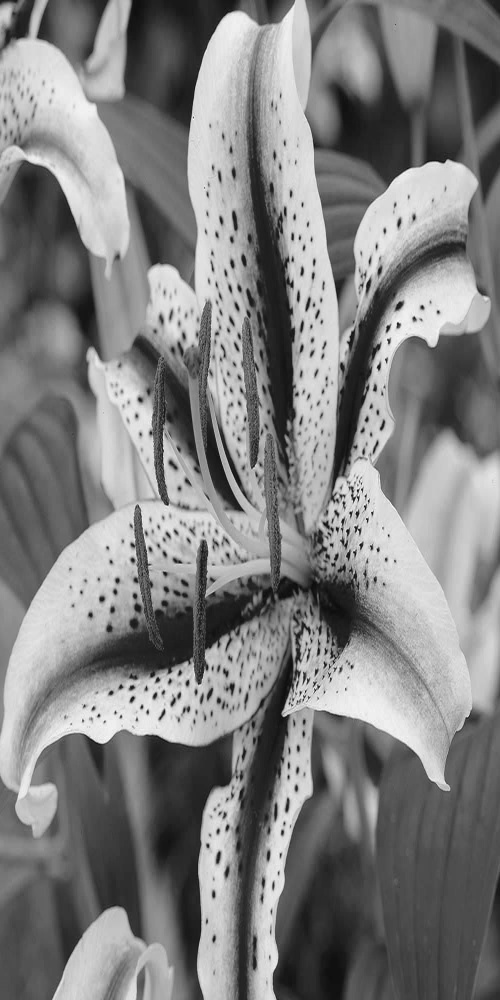
#> input picture Processamento de Imagens/Teste 3 - Largura diminuida para 500px.jpg, 500 x 1000 px
$ python trabalhoga.py
#> lines starting #> are read from the running program, lines starting #| are printed output that depends on the picture
import cv2
import numpy as np
# from PIL import Image
from matplotlib import pyplot as plt
from os import system
import os.path

def carregaImagem():
    system('cls')
    print("|         Escolha sua imagem         |")
    caminhoImg = input("Digite o caminho do arquivo ou o nome: ")
#> the answer given: Teste 3 - Largura diminuida para 500px.jpg


    while os.path.exists(caminhoImg) == False:
        system('cls')
        print("|         Escolha sua imagem         |")
        caminhoImg = input("Arquivo inválido, tente novamente: ")
        imagemOriginal = cv2.imread(caminhoImg)

    imagemOriginal = cv2.imread(caminhoImg)
#> imagemOriginal is the input picture: shape (1000, 500, 3); min 11, max 255, mean 128.5
    print("Imagem carregada com sucesso!!")
    return cv2.imread(caminhoImg)

def histEscalaCinza(img, titulo = ""):
#> called with titulo = ''
    plt.hist(img.ravel(), 256, [0, 256], label ="Escala de Cinza")

    if(titulo != ""):
        plt.title(titulo)
    else:
        plt.title("Escala de Cinza")

    plt.show()
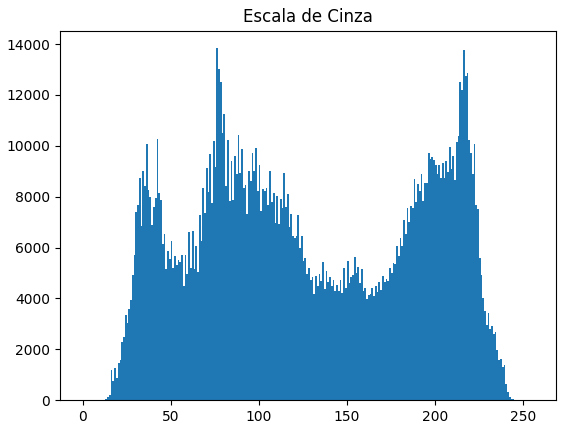
#> figure drawn by matplotlib, 1 panel; tallest bar 13839 high, from x = 76 to 77

# [83 lines left out: functions salvarImagem, scalaImagem, diminuirLargura, diminuirAltura, mostrarImagenseHistograma, reduzirColunaLinha and 1 more, not called in this run]


def main():
    print(' ------------------------------------------------- ')
    print('| 1) Carregar nova imagem                         |')
    print('| 2) Diminuir escala                              |')
    print('| 3) Diminuir largura                             |')
    print('| 4) Diminuir altura                              |')
    print('| 5) Reduzir por colunas e linhas                 |')
    print('| 6) Reduzir para 8 tons                          |')
    print('| 7) Reduzir para 6 tons                          |')
    print('| 8) Reduzir para 2 tons                          |')
    print('| 9) Verificar imagens e seus histogramas         |')
    print('| 10) Salvar imagem modificada                    |')
    print('| 11) Sair                                        |')
    print(' ------------------------------------------------- ')

if __name__ == "__main__":
    system('cls')
    done = False
    imagemOriginal = []
    imagemModificada = []
    imagemQuantizada = []

    imagemModificada = carregaImagem()
    imagemOriginal = imagemModificada
    cv2.imshow('imageModificada', imagemModificada)
    histEscalaCinza(imagemModificada)
    status = 0
    cv2.waitKey(0)
    cv2.destroyAllWindows()

    while not done:
        system('cls')
        main()
        option = input("Selecione uma opção: ")
#> the answer given: 1
#> the answer given: Teste 4 - Altura diminuida para 250px.jpg
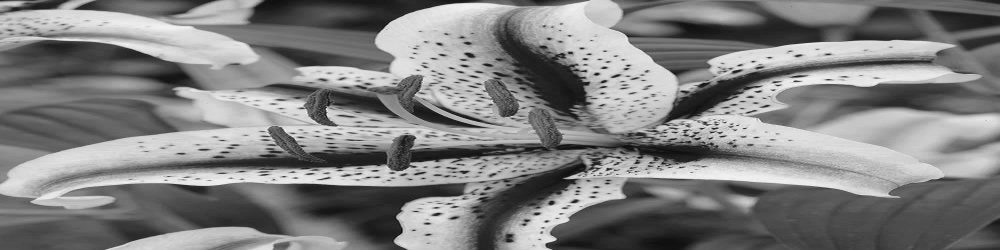
#> input picture Processamento de Imagens/Teste 4 - Altura diminuida para 250px.jpg, 1000 x 250 px
#> in carregaImagem, imagemOriginal is the input picture: shape (250, 1000, 3); min 9, max 245, mean 128.5
#> call 2 of histEscalaCinza, with titulo = ''
#> in histEscalaCinza (call 2), `plt.show()`:
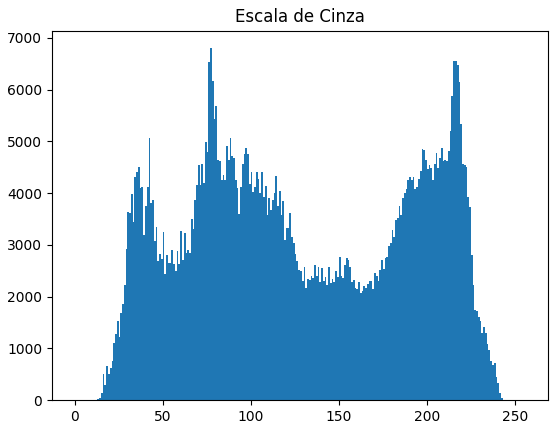
#> figure drawn by matplotlib, 1 panel; tallest bar 6798 high, from x = 77 to 78
#> the answer given: 1
#> the answer given: Teste 4 - Altura diminuida para 250px.jpg
#> the answer given: 1

        if option == '1':
#> (the run stopped early here; a loop or call above may not have finished)
